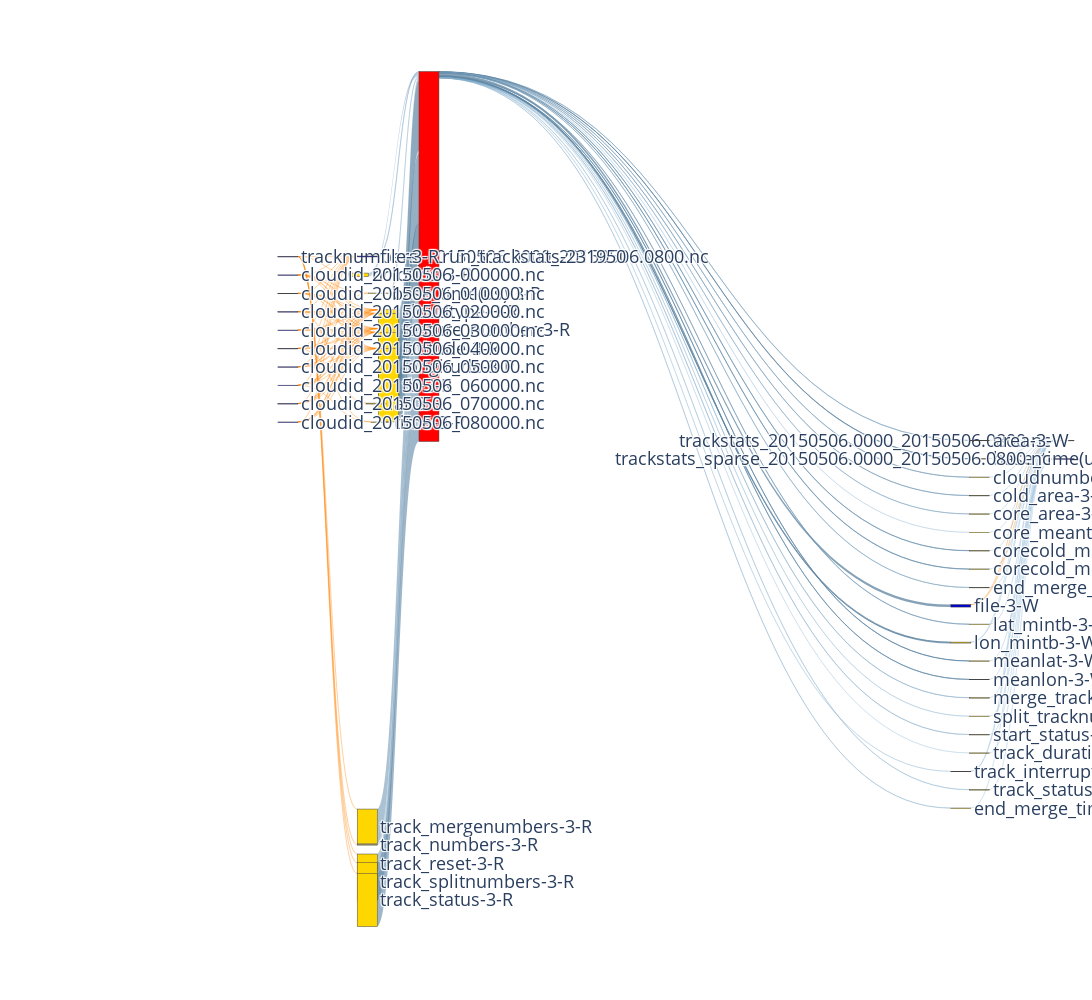

Notebook code cell kept with this figure:
### Code cell
vfd_nodes, vfd_nodes_dict = vfd2sk.get_nodes_for_sankey(G_VFD, label_on=True)

# print(vfd_nodes)

vfd_links = vfd2sk.get_links_for_sankey(G_VFD, vfd_nodes_dict, val_sqrt=False)
fig = go.Figure(go.Sankey(
            node = vfd_nodes,
            link = vfd_links, orientation='h'))

width = 1800
height = 1000

fig.update_layout(
    autosize=False,
    width=width,
    height=height,
    margin=dict(
        l=width/10,
        r=width/10,
        b=height/10,
        t=height/4,
        # pad=2
    ),
    font=dict(size=18),
)


fig.show()
save_html_path = f"{stat_path}/vfd-{(STAGE_END+1)}s-{test_name}-sankey-labeled-s4.html"
fig.write_html(save_html_path)
print(f"Sankey saved to {save_html_path}")
